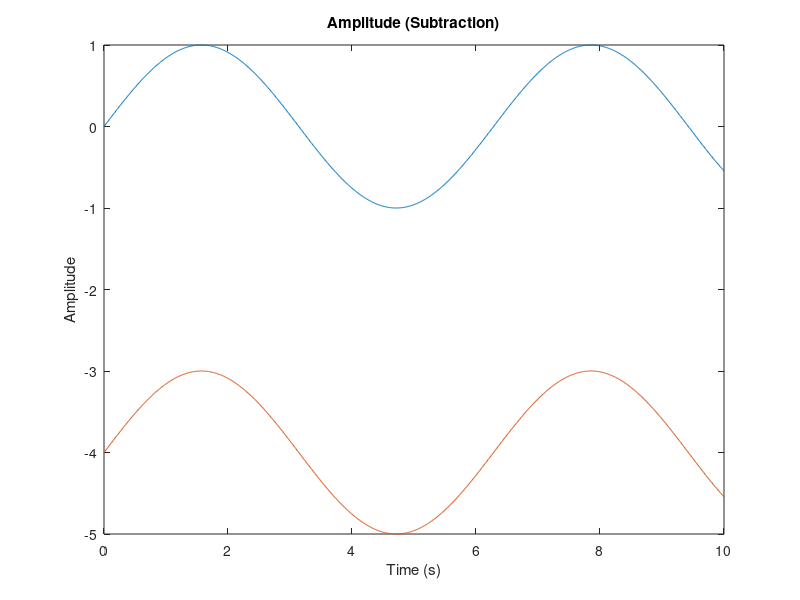

MATLAB code for this plot:
clc;
clear all;

tt = 0:0.01:10;
bb = sin(tt);
cc = sin(tt) * 4;  % Multiplication
dd = sin(tt) + 4;  % Addition
ee = sin(tt) - 4;  % Subtraction
ff = sin(tt) / 4;  % Division

plot(tt, bb)
xlabel('Time (s)')
ylabel('Amplitude')
%title('Original Signal')

hold on

%plot(tt, cc)
%xlabel('Time (s)')
%ylabel('Amplitude')
%title('Amplitude (Multiplication)')

%hold on

%plot(tt, dd)
%xlabel('Time (s)')
%ylabel('Amplitude')
%title('Amplitude (Addition)')

#hold on

plot(tt, ee)
xlabel('Time (s)')
ylabel('Amplitude')
title('Amplitude (Subtraction)')
hold on

#plot(tt, ff)
%xlabel('Time (s)')
%ylabel('Amplitude')
%title('Amplitude (Division)')

